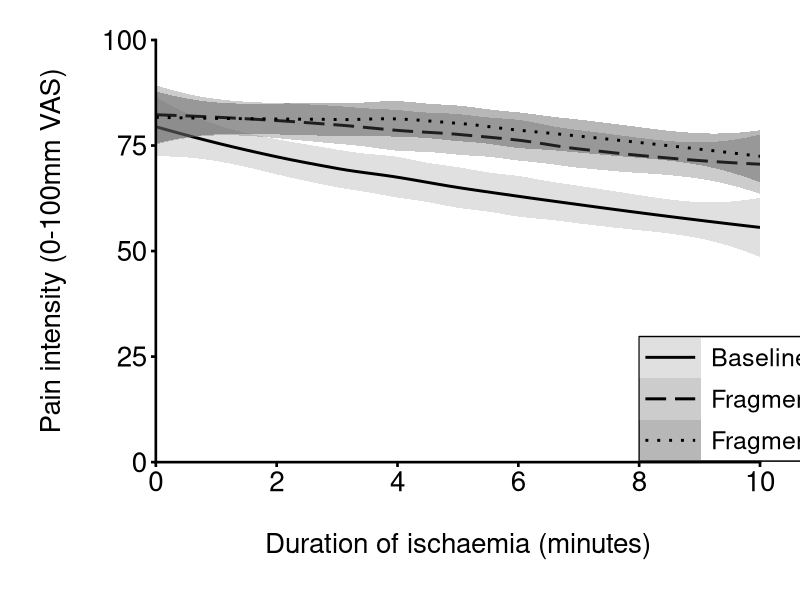

Generate this figure with R: (Note: this script raises an error after producing the figure.)
# Primary outcome
#################
## Authors: Stella Iacovides & Peter Kamerman
## Contains script used to generate the plot used in the manuscript

### Load required packages
library(readr)
library(dplyr)
library(tidyr)
library(ggplot2)
library(cowplot)
library(grid)
library(scales)

### Load data
regression <- read_csv('./data/regression.csv')

# Process data
##############
# Convert id and period to factors
regression <- regression %>%
    mutate(id = factor(id),
           period = factor(period)) %>%
    tbl_df()

# Process data for plot
regression <- regression %>%
    group_by(id, period) %>%
    gather(key = time, value = score, 3:13) %>%
    mutate(time = as.numeric(as.character(time)))

## Plot
#######
ischaemia <- ggplot(regression,
       aes(x = time,
           y = score,
           colour = period,
           fill = period)) +
    geom_smooth(aes(linetype = period),
                method = 'loess',
                size = 1) +
    labs(x = '\nDuration of ischaemia (minutes)',
         y = 'Pain intensity (0-100mm VAS)\n') +
    scale_y_continuous(limits = c(0, 100),
                       expand = c(0,0)) +
    scale_x_continuous(limits = c(0, 10),
                       expand = c(0, 0),
                       breaks = c(0, 2, 4, 6, 8, 10),
                       labels = c(0, 2, 4, 6, 8, 10)) +
    scale_linetype_manual(values = c('solid', 'longdash', 'dotted'),
                          labels=c("Baseline night", "Fragmentation night 1", "Fragmentation night 2")) +
    scale_colour_manual(values=c("#000000", "#000000", "#000000"),
                      labels=c("Baseline night", "Fragmentation night 1", "Fragmentation night 2")) +
    scale_fill_manual(values=c("gray70", "gray50", "gray30"),
                        labels=c("Baseline night", "Fragmentation night 1", "Fragmentation night 2")) +
    theme_cowplot() +
    theme(legend.position = c(0.80, 0.15),
          legend.background = element_rect(colour = '#000000'),
          legend.key.size = unit(30, "pt"),
          legend.key.width = unit(45, 'pt'),
          legend.text = element_text(size = 18),
          legend.title = element_blank(),
          plot.margin = unit(c(2,2,2,2), "lines"),
          axis.line = element_line(size = 0.9),
          axis.ticks = element_line(size = 0.9),
          axis.text = element_text(size = 20),
          axis.title = element_text(size = 20))

save_plot('./figures/figure-3.pdf', ischaemia,
          base_height = 8, base_aspect_ratio = 1.25)
